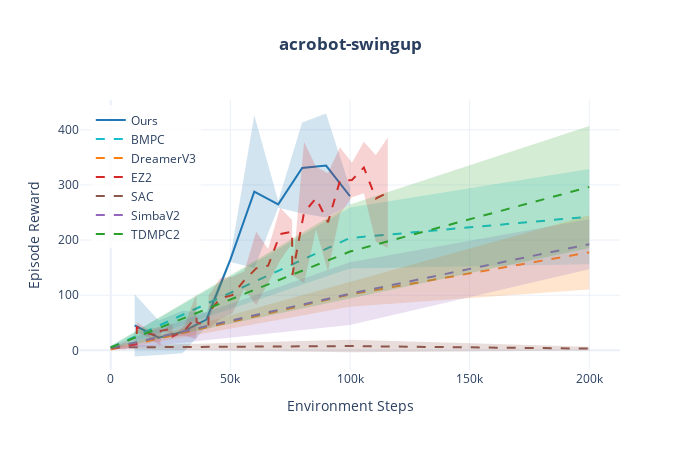
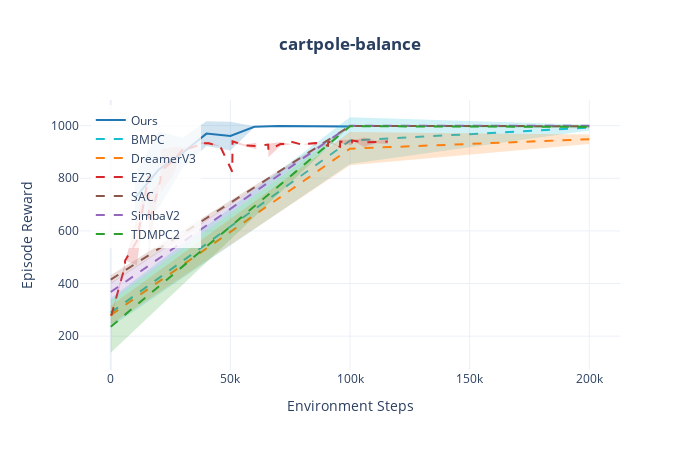
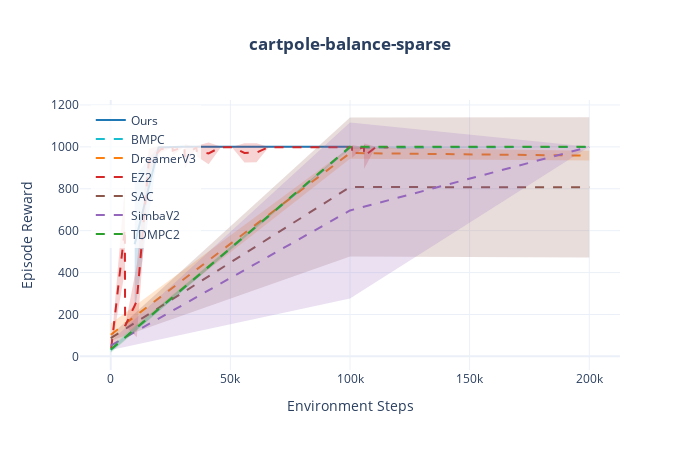
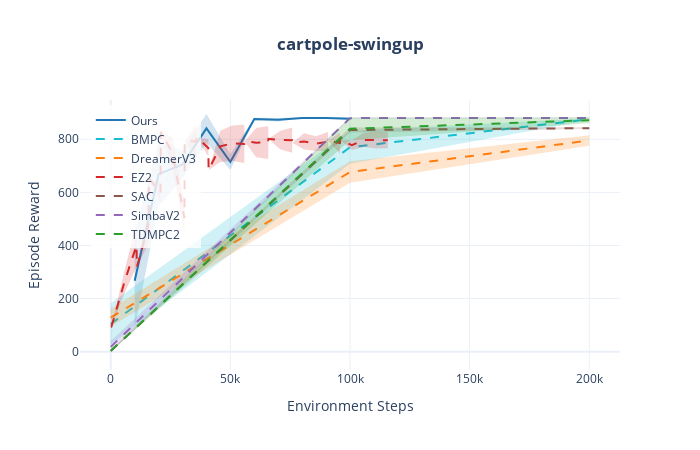

Source (notebook cell) for these figures, in order:
### Code cell
# Show first 4 plots
for task in list(figures.keys())[:4]:
    print(f"\n--- {task} ---")
    figures[task].show()

### Figure 1 — Plotly figure (JSON) as saved in the notebook; plotly's stock layout.template omitted (floating-point values rounded to 4 significant figures)
{"data": [{"fill": "toself", "fillcolor": "rgba(31,119,180,0.2)", "hoverinfo": "skip", "line": {"color": "rgba(0,0,0,0)"}, "showlegend": false, "type": "scatter", "x": [10000, 20000, 30000, 40000, 50000, 60000, 70000, 80000, 90000, 100000, 100000, 90000, 80000, 70000, 60000, 50000, 40000, 30000, 20000, 10000], "y": [101.8, 54.17, 71.96, 68.77, 169.1, 426.5, 270.8, 413.2, 429.6, 294.9, 264.1, 240.7, 248.2, 258.8, 149.3, 160.1, 42.56, -5.16, -8.449, -11.19]}, {"hovertemplate": "Ours<br>Step: %{x:,}<br>Reward: %{y:.1f}<extra></extra>", "line": {"color": "#1f77b4", "width": 2}, "mode": "lines", "name": "Ours", "type": "scatter", "x": [10000, 20000, 30000, 40000, 50000, 60000, 70000, 80000, 90000, 100000], "y": [45.29, 22.86, 33.4, 55.67, 164.6, 287.9, 264.8, 330.7, 335.1, 279.5]}, {"fill": "toself", "fillcolor": "rgba(23,190,207,0.2)", "hoverinfo": "skip", "line": {"color": "rgba(0,0,0,0)"}, "showlegend": false, "type": "scatter", "x": [0, 100000, 200000, 200000, 100000, 0], "y": [7.766, 259.0, 328.7, 156.0, 148.6, 1.497]}, {"hovertemplate": "BMPC<br>Step: %{x:,}<br>Reward: %{y:.1f}<extra></extra>", "line": {"color": "#17becf", "dash": "dash", "width": 2}, "mode": "lines", "name": "BMPC", "type": "scatter", "x": [0, 100000, 200000], "y": [4.631, 203.8, 242.3]}, {"fill": "toself", "fillcolor": "rgba(255,127,14,0.2)", "hoverinfo": "skip", "line": {"color": "rgba(0,0,0,0)"}, "showlegend": false, "type": "scatter", "x": [0, 100000, 200000, 200000, 100000, 0], "y": [3.317, 123.6, 245.0, 110.4, 78.92, -0.3836]}, {"hovertemplate": "DreamerV3<br>Step: %{x:,}<br>Reward: %{y:.1f}<extra></extra>", "line": {"color": "#ff7f0e", "dash": "dash", "width": 2}, "mode": "lines", "name": "DreamerV3", "type": "scatter", "x": [0, 100000, 200000], "y": [1.467, 101.3, 177.7]}, {"fill": "toself", "fillcolor": "rgba(214,39,40,0.2)", "hoverinfo": "skip", "line": {"color": "rgba(0,0,0,0)"}, "showlegend": false, "type": "scatter", "x": [200, 5900, 10800, 10900, 15800, 20800, 20900, 25800, 25900, 30800, 35800, 35900, 40800, 40900, 45800, 50800, 55800, 60800, 65800, 70800, 75800, 75900, 80800, 85800, 90800, 95800, 100800, 105800, 110800, 115800, 115800, 110800, 105800, 100800, 95800, 90800, 85800, 80800, 75900, 75800, 70800, 65800, 60800, 55800, 50800, 45800, 40900, 40800, 35900, 35800, 30800, 25900, 25800, 20900, 20800, 15800, 10900, 10800, 5900, 200], "y": [5.258, 14.21, 10.65, 51.14, 37.31, 43.27, 35.39, 48.69, 25.17, 45.42, 102.3, 50.86, 43.34, 99.37, 131.3, 133.3, 142.8, 215.0, 183.8, 258.6, 236.2, 136.6, 377.7, 332.9, 321.2, 368.3, 340.3, 378.5, 353.6, 386.1, 185.8, 197.1, 284.7, 277.5, 246.8, 143.4, 219.2, 122.0, 136.6, 194.2, 163.1, 123.4, 82.2, 111.0, 66.87, 57.24, 38.12, 43.34, 50.86, 20.42, 26.5, 25.17, 29.73, 35.39, 8.443, 23.29, 32.4, 10.65, 1.63, 2.835]}, {"hovertemplate": "EZ2<br>Step: %{x:,}<br>Reward: %{y:.1f}<extra></extra>", "line": {"color": "#d62728", "dash": "dash", "width": 2}, "mode": "lines", "name": "EZ2", "type": "scatter", "x": [200, 5900, 10800, 10900, 15800, 20800, 20900, 25800, 25900, 30800, 35800, 35900, 40800, 40900, 45800, 50800, 55800, 60800, 65800, 70800, 75800, 75900, 80800, 85800, 90800, 95800, 100800, 105800, 110800, 115800], "y": [4.046, 7.919, 10.65, 41.77, 30.3, 25.86, 35.39, 39.21, 25.17, 35.96, 61.38, 50.86, 43.34, 68.74, 94.29, 100.1, 126.9, 148.6, 153.6, 210.8, 215.2, 136.6, 249.9, 276.1, 232.3, 307.6, 308.9, 331.6, 275.4, 285.9]}, {"fill": "toself", "fillcolor": "rgba(140,86,75,0.2)", "hoverinfo": "skip", "line": {"color": "rgba(0,0,0,0)"}, "showlegend": false, "type": "scatter", "x": [0, 100000, 200000, 200000, 100000, 0], "y": [8.063, 18.97, 6.495, -0.2287, -3.565, 2.603]}, {"hovertemplate": "SAC<br>Step: %{x:,}<br>Reward: %{y:.1f}<extra></extra>", "line": {"color": "#8c564b", "dash": "dash", "width": 2}, "mode": "lines", "name": "SAC", "type": "scatter", "x": [0, 100000, 200000], "y": [5.333, 7.7, 3.133]}, {"fill": "toself", "fillcolor": "rgba(148,103,189,0.2)", "hoverinfo": "skip", "line": {"color": "rgba(0,0,0,0)"}, "showlegend": false, "type": "scatter", "x": [0, 100000, 200000, 200000, 100000, 0], "y": [8.951, 159.6, 237.8, 147.3, 45.82, 0.0002266]}, {"hovertemplate": "SimbaV2<br>Step: %{x:,}<br>Reward: %{y:.1f}<extra></extra>", "line": {"color": "#9467bd", "dash": "dash", "width": 2}, "mode": "lines", "name": "SimbaV2", "type": "scatter", "x": [0, 100000, 200000], "y": [4.476, 102.7, 192.5]}, {"fill": "toself", "fillcolor": "rgba(44,160,44,0.2)", "hoverinfo": "skip", "line": {"color": "rgba(0,0,0,0)"}, "showlegend": false, "type": "scatter", "x": [0, 100000, 200000, 200000, 100000, 0], "y": [7.823, 264.4, 406.9, 185.7, 93.87, 2.577]}, {"hovertemplate": "TDMPC2<br>Step: %{x:,}<br>Reward: %{y:.1f}<extra></extra>", "line": {"color": "#2ca02c", "dash": "dash", "width": 2}, "mode": "lines", "name": "TDMPC2", "type": "scatter", "x": [0, 100000, 200000], "y": [5.2, 179.1, 296.3]}], "layout": {"height": 450, "hovermode": "x unified", "legend": {"bgcolor": "rgba(255,255,255,0.8)", "x": 0.02, "y": 0.98}, "title": {"text": "<b>acrobot-swingup</b>", "x": 0.5}, "width": 700, "xaxis": {"title": {"text": "Environment Steps"}}, "yaxis": {"title": {"text": "Episode Reward"}}}}

### Figure 2 — Plotly figure (JSON) as saved in the notebook; plotly's stock layout.template omitted (floating-point values rounded to 4 significant figures)
{"data": [{"fill": "toself", "fillcolor": "rgba(31,119,180,0.2)", "hoverinfo": "skip", "line": {"color": "rgba(0,0,0,0)"}, "showlegend": false, "type": "scatter", "x": [10000, 20000, 30000, 40000, 50000, 60000, 70000, 80000, 90000, 100000, 100000, 90000, 80000, 70000, 60000, 50000, 40000, 30000, 20000, 10000], "y": [813.1, 978.7, 953.8, 1017.0, 1015.0, 998.0, 999.2, 1000.0, 998.8, 1001.0, 993.2, 993.8, 994.0, 997.8, 993.9, 905.9, 922.9, 838.7, 685.8, 634.3]}, {"hovertemplate": "Ours<br>Step: %{x:,}<br>Reward: %{y:.1f}<extra></extra>", "line": {"color": "#1f77b4", "width": 2}, "mode": "lines", "name": "Ours", "type": "scatter", "x": [10000, 20000, 30000, 40000, 50000, 60000, 70000, 80000, 90000, 100000], "y": [723.7, 832.3, 896.2, 969.8, 960.6, 996.0, 998.5, 997.1, 996.3, 997.0]}, {"fill": "toself", "fillcolor": "rgba(23,190,207,0.2)", "hoverinfo": "skip", "line": {"color": "rgba(0,0,0,0)"}, "showlegend": false, "type": "scatter", "x": [0, 100000, 200000, 200000, 100000, 0], "y": [344.1, 1032.0, 1004.0, 981.4, 854.5, 234.8]}, {"hovertemplate": "BMPC<br>Step: %{x:,}<br>Reward: %{y:.1f}<extra></extra>", "line": {"color": "#17becf", "dash": "dash", "width": 2}, "mode": "lines", "name": "BMPC", "type": "scatter", "x": [0, 100000, 200000], "y": [289.5, 943.2, 992.5]}, {"fill": "toself", "fillcolor": "rgba(255,127,14,0.2)", "hoverinfo": "skip", "line": {"color": "rgba(0,0,0,0)"}, "showlegend": false, "type": "scatter", "x": [0, 100000, 200000, 200000, 100000, 0], "y": [315.9, 975.8, 966.4, 930.6, 849.4, 244.4]}, {"hovertemplate": "DreamerV3<br>Step: %{x:,}<br>Reward: %{y:.1f}<extra></extra>", "line": {"color": "#ff7f0e", "dash": "dash", "width": 2}, "mode": "lines", "name": "DreamerV3", "type": "scatter", "x": [0, 100000, 200000], "y": [280.1, 912.6, 948.5]}, {"fill": "toself", "fillcolor": "rgba(214,39,40,0.2)", "hoverinfo": "skip", "line": {"color": "rgba(0,0,0,0)"}, "showlegend": false, "type": "scatter", "x": [200, 5900, 6000, 10900, 15800, 15900, 20800, 20900, 25900, 30800, 30900, 35800, 35900, 40900, 45800, 45900, 50800, 50900, 55900, 60800, 60900, 65800, 65900, 70900, 75800, 75900, 80800, 80900, 85800, 85900, 90800, 90900, 95800, 95900, 100800, 100900, 105800, 110800, 115800, 115800, 110800, 105800, 100900, 100800, 95900, 95800, 90900, 90800, 85900, 85800, 80900, 80800, 75900, 75800, 70900, 65900, 65800, 60900, 60800, 55900, 50900, 50800, 45900, 45800, 40900, 35900, 35800, 30900, 30800, 25900, 20900, 20800, 15900, 15800, 10900, 6000, 5900, 200], "y": [281.1, 475.7, 487.7, 652.6, 808.5, 738.3, 793.6, 909.5, 918.7, 916.9, 917.1, 922.8, 934.0, 939.0, 921.7, 921.6, 824.7, 946.6, 928.7, 935.3, 922.4, 928.1, 931.6, 938.2, 929.5, 937.8, 925.8, 930.5, 939.3, 934.1, 923.7, 944.5, 919.9, 946.0, 945.9, 943.9, 954.8, 942.9, 948.3, 930.7, 933.3, 918.4, 943.9, 925.9, 933.3, 919.9, 936.3, 923.7, 934.1, 923.3, 928.7, 925.8, 937.5, 929.5, 922.4, 880.2, 928.1, 922.4, 910.7, 922.0, 934.4, 824.7, 916.0, 921.7, 927.4, 932.9, 922.8, 901.0, 916.9, 810.0, 744.2, 793.6, 516.0, 808.5, 469.2, 487.7, 454.2, 273.6]}, {"hovertemplate": "EZ2<br>Step: %{x:,}<br>Reward: %{y:.1f}<extra></extra>", "line": {"color": "#d62728", "dash": "dash", "width": 2}, "mode": "lines", "name": "EZ2", "type": "scatter", "x": [200, 5900, 6000, 10900, 15800, 15900, 20800, 20900, 25900, 30800, 30900, 35800, 35900, 40900, 45800, 45900, 50800, 50900, 55900, 60800, 60900, 65800, 65900, 70900, 75800, 75900, 80800, 80900, 85800, 85900, 90800, 90900, 95800, 95900, 100800, 100900, 105800, 110800, 115800], "y": [277.4, 464.9, 487.7, 560.9, 808.5, 627.2, 793.6, 826.8, 864.4, 916.9, 909.0, 922.8, 933.4, 933.2, 921.7, 918.8, 824.7, 940.5, 925.4, 923.0, 922.4, 928.1, 905.9, 930.3, 929.5, 937.6, 925.8, 929.6, 931.3, 934.1, 923.7, 940.4, 919.9, 939.6, 935.9, 943.9, 936.6, 938.1, 939.5]}, {"fill": "toself", "fillcolor": "rgba(140,86,75,0.2)", "hoverinfo": "skip", "line": {"color": "rgba(0,0,0,0)"}, "showlegend": false, "type": "scatter", "x": [0, 100000, 200000, 200000, 100000, 0], "y": [431.3, 999.3, 999.2, 996.8, 998.1, 398.5]}, {"hovertemplate": "SAC<br>Step: %{x:,}<br>Reward: %{y:.1f}<extra></extra>", "line": {"color": "#8c564b", "dash": "dash", "width": 2}, "mode": "lines", "name": "SAC", "type": "scatter", "x": [0, 100000, 200000], "y": [414.9, 998.7, 998.0]}, {"fill": "toself", "fillcolor": "rgba(148,103,189,0.2)", "hoverinfo": "skip", "line": {"color": "rgba(0,0,0,0)"}, "showlegend": false, "type": "scatter", "x": [0, 100000, 200000, 200000, 100000, 0], "y": [401.9, 999.9, 999.8, 999.6, 999.8, 333.8]}, {"hovertemplate": "SimbaV2<br>Step: %{x:,}<br>Reward: %{y:.1f}<extra></extra>", "line": {"color": "#9467bd", "dash": "dash", "width": 2}, "mode": "lines", "name": "SimbaV2", "type": "scatter", "x": [0, 100000, 200000], "y": [367.8, 999.8, 999.7]}, {"fill": "toself", "fillcolor": "rgba(44,160,44,0.2)", "hoverinfo": "skip", "line": {"color": "rgba(0,0,0,0)"}, "showlegend": false, "type": "scatter", "x": [0, 100000, 200000, 200000, 100000, 0], "y": [335.0, 998.5, 1001.0, 990.2, 997.1, 137.0]}, {"hovertemplate": "TDMPC2<br>Step: %{x:,}<br>Reward: %{y:.1f}<extra></extra>", "line": {"color": "#2ca02c", "dash": "dash", "width": 2}, "mode": "lines", "name": "TDMPC2", "type": "scatter", "x": [0, 100000, 200000], "y": [236.0, 997.8, 995.6]}], "layout": {"height": 450, "hovermode": "x unified", "legend": {"bgcolor": "rgba(255,255,255,0.8)", "x": 0.02, "y": 0.98}, "title": {"text": "<b>cartpole-balance</b>", "x": 0.5}, "width": 700, "xaxis": {"title": {"text": "Environment Steps"}}, "yaxis": {"title": {"text": "Episode Reward"}}}}

### Figure 3 — Plotly figure (JSON) as saved in the notebook; plotly's stock layout.template omitted (floating-point values rounded to 4 significant figures)
{"data": [{"fill": "toself", "fillcolor": "rgba(31,119,180,0.2)", "hoverinfo": "skip", "line": {"color": "rgba(0,0,0,0)"}, "showlegend": false, "type": "scatter", "x": [10000, 20000, 30000, 40000, 50000, 60000, 70000, 80000, 90000, 100000, 100000, 90000, 80000, 70000, 60000, 50000, 40000, 30000, 20000, 10000], "y": [860.0, 1002.0, 1000.0, 1000.0, 1000.0, 1000.0, 1000.0, 1000.0, 1000.0, 1000.0, 1000.0, 1000.0, 1000.0, 1000.0, 1000.0, 1000.0, 1000.0, 1000.0, 992.4, 209.6]}, {"hovertemplate": "Ours<br>Step: %{x:,}<br>Reward: %{y:.1f}<extra></extra>", "line": {"color": "#1f77b4", "width": 2}, "mode": "lines", "name": "Ours", "type": "scatter", "x": [10000, 20000, 30000, 40000, 50000, 60000, 70000, 80000, 90000, 100000], "y": [534.8, 997.2, 1000.0, 1000.0, 1000.0, 1000.0, 1000.0, 1000.0, 1000.0, 1000.0]}, {"fill": "toself", "fillcolor": "rgba(23,190,207,0.2)", "hoverinfo": "skip", "line": {"color": "rgba(0,0,0,0)"}, "showlegend": false, "type": "scatter", "x": [0, 100000, 200000, 200000, 100000, 0], "y": [41.22, 1003.0, 1000.0, 1000.0, 989.7, 22.62]}, {"hovertemplate": "BMPC<br>Step: %{x:,}<br>Reward: %{y:.1f}<extra></extra>", "line": {"color": "#17becf", "dash": "dash", "width": 2}, "mode": "lines", "name": "BMPC", "type": "scatter", "x": [0, 100000, 200000], "y": [31.92, 996.5, 1000.0]}, {"fill": "toself", "fillcolor": "rgba(255,127,14,0.2)", "hoverinfo": "skip", "line": {"color": "rgba(0,0,0,0)"}, "showlegend": false, "type": "scatter", "x": [0, 100000, 200000, 200000, 100000, 0], "y": [157.2, 998.2, 980.9, 935.3, 942.9, 49.76]}, {"hovertemplate": "DreamerV3<br>Step: %{x:,}<br>Reward: %{y:.1f}<extra></extra>", "line": {"color": "#ff7f0e", "dash": "dash", "width": 2}, "mode": "lines", "name": "DreamerV3", "type": "scatter", "x": [0, 100000, 200000], "y": [103.5, 970.6, 958.1]}, {"fill": "toself", "fillcolor": "rgba(214,39,40,0.2)", "hoverinfo": "skip", "line": {"color": "rgba(0,0,0,0)"}, "showlegend": false, "type": "scatter", "x": [200, 5900, 6000, 10900, 15900, 20900, 25800, 25900, 30800, 30900, 35800, 35900, 40900, 45900, 50900, 55900, 60900, 65900, 70900, 75900, 80900, 85900, 86000, 90900, 95900, 100800, 100900, 105800, 105900, 110800, 110900, 115800, 115900, 115900, 115800, 110900, 110800, 105900, 105800, 100900, 100800, 95900, 90900, 86000, 85900, 80900, 75900, 70900, 65900, 60900, 55900, 50900, 45900, 40900, 35900, 35800, 30900, 30800, 25900, 25800, 20900, 15900, 10900, 6000, 5900, 200], "y": [47.27, 813.2, 144.8, 437.6, 990.5, 1006.0, 998.2, 1004.0, 1000.0, 1014.0, 998.3, 1006.0, 1021.0, 1001.0, 1000.0, 1017.0, 1018.0, 1001.0, 1000.0, 1000.0, 1000.0, 1000.0, 1000.0, 1000.0, 1001.0, 998.5, 1009.0, 999.4, 1016.0, 1000.0, 1000.0, 999.0, 999.8, 999.8, 997.0, 999.6, 1000.0, 896.1, 999.4, 948.3, 998.5, 995.8, 998.8, 1000.0, 998.9, 998.4, 997.2, 997.0, 996.8, 926.5, 924.9, 995.2, 995.4, 917.3, 955.1, 998.3, 894.3, 1000.0, 960.2, 998.2, 972.1, 866.5, 90.86, 144.8, 405.0, 32.26]}, {"hovertemplate": "EZ2<br>Step: %{x:,}<br>Reward: %{y:.1f}<extra></extra>", "line": {"color": "#d62728", "dash": "dash", "width": 2}, "mode": "lines", "name": "EZ2", "type": "scatter", "x": [200, 5900, 6000, 10900, 15900, 20900, 25800, 25900, 30800, 30900, 35800, 35900, 40900, 45900, 50900, 55900, 60900, 65900, 70900, 75900, 80900, 85900, 86000, 90900, 95900, 100800, 100900, 105800, 105900, 110800, 110900, 115800, 115900], "y": [39.77, 609.1, 144.8, 264.2, 928.5, 988.9, 998.2, 982.0, 1000.0, 954.1, 998.3, 980.5, 969.0, 998.3, 997.8, 971.0, 972.1, 998.8, 998.5, 998.7, 999.4, 999.5, 1000.0, 999.5, 998.5, 998.5, 978.6, 999.4, 956.0, 1000.0, 999.9, 998.0, 999.8]}, {"fill": "toself", "fillcolor": "rgba(140,86,75,0.2)", "hoverinfo": "skip", "line": {"color": "rgba(0,0,0,0)"}, "showlegend": false, "type": "scatter", "x": [0, 100000, 200000, 200000, 100000, 0], "y": [100.5, 1140.0, 1141.0, 472.3, 476.2, 73.96]}, {"hovertemplate": "SAC<br>Step: %{x:,}<br>Reward: %{y:.1f}<extra></extra>", "line": {"color": "#8c564b", "dash": "dash", "width": 2}, "mode": "lines", "name": "SAC", "type": "scatter", "x": [0, 100000, 200000], "y": [87.23, 808.3, 806.9]}, {"fill": "toself", "fillcolor": "rgba(148,103,189,0.2)", "hoverinfo": "skip", "line": {"color": "rgba(0,0,0,0)"}, "showlegend": false, "type": "scatter", "x": [0, 100000, 200000, 200000, 100000, 0], "y": [72.43, 1116.0, 1000.0, 1000.0, 276.5, 30.41]}, {"hovertemplate": "SimbaV2<br>Step: %{x:,}<br>Reward: %{y:.1f}<extra></extra>", "line": {"color": "#9467bd", "dash": "dash", "width": 2}, "mode": "lines", "name": "SimbaV2", "type": "scatter", "x": [0, 100000, 200000], "y": [51.42, 696.4, 1000.0]}, {"fill": "toself", "fillcolor": "rgba(44,160,44,0.2)", "hoverinfo": "skip", "line": {"color": "rgba(0,0,0,0)"}, "showlegend": false, "type": "scatter", "x": [0, 100000, 200000, 200000, 100000, 0], "y": [47.68, 1000.0, 1000.0, 1000.0, 1000.0, 17.26]}, {"hovertemplate": "TDMPC2<br>Step: %{x:,}<br>Reward: %{y:.1f}<extra></extra>", "line": {"color": "#2ca02c", "dash": "dash", "width": 2}, "mode": "lines", "name": "TDMPC2", "type": "scatter", "x": [0, 100000, 200000], "y": [32.47, 1000.0, 1000.0]}], "layout": {"height": 450, "hovermode": "x unified", "legend": {"bgcolor": "rgba(255,255,255,0.8)", "x": 0.02, "y": 0.98}, "title": {"text": "<b>cartpole-balance-sparse</b>", "x": 0.5}, "width": 700, "xaxis": {"title": {"text": "Environment Steps"}}, "yaxis": {"title": {"text": "Episode Reward"}}}}

### Figure 4 — Plotly figure (JSON) as saved in the notebook; plotly's stock layout.template omitted (floating-point values rounded to 4 significant figures)
{"data": [{"fill": "toself", "fillcolor": "rgba(31,119,180,0.2)", "hoverinfo": "skip", "line": {"color": "rgba(0,0,0,0)"}, "showlegend": false, "type": "scatter", "x": [10000, 20000, 30000, 40000, 50000, 60000, 70000, 80000, 90000, 100000, 100000, 90000, 80000, 70000, 60000, 50000, 40000, 30000, 20000, 10000], "y": [446.5, 788.6, 758.5, 895.2, 744.1, 881.5, 880.0, 881.1, 883.5, 881.6, 872.5, 876.9, 879.5, 866.8, 870.4, 685.1, 787.2, 652.2, 548.6, 88.22]}, {"hovertemplate": "Ours<br>Step: %{x:,}<br>Reward: %{y:.1f}<extra></extra>", "line": {"color": "#1f77b4", "width": 2}, "mode": "lines", "name": "Ours", "type": "scatter", "x": [10000, 20000, 30000, 40000, 50000, 60000, 70000, 80000, 90000, 100000], "y": [267.4, 668.6, 705.4, 841.2, 714.6, 876.0, 873.4, 880.3, 880.2, 877.1]}, {"fill": "toself", "fillcolor": "rgba(23,190,207,0.2)", "hoverinfo": "skip", "line": {"color": "rgba(0,0,0,0)"}, "showlegend": false, "type": "scatter", "x": [0, 100000, 200000, 200000, 100000, 0], "y": [182.5, 832.3, 878.8, 872.1, 707.9, 26.27]}, {"hovertemplate": "BMPC<br>Step: %{x:,}<br>Reward: %{y:.1f}<extra></extra>", "line": {"color": "#17becf", "dash": "dash", "width": 2}, "mode": "lines", "name": "BMPC", "type": "scatter", "x": [0, 100000, 200000], "y": [104.4, 770.1, 875.5]}, {"fill": "toself", "fillcolor": "rgba(255,127,14,0.2)", "hoverinfo": "skip", "line": {"color": "rgba(0,0,0,0)"}, "showlegend": false, "type": "scatter", "x": [0, 100000, 200000, 200000, 100000, 0], "y": [161.6, 717.5, 815.1, 776.1, 636.0, 95.29]}, {"hovertemplate": "DreamerV3<br>Step: %{x:,}<br>Reward: %{y:.1f}<extra></extra>", "line": {"color": "#ff7f0e", "dash": "dash", "width": 2}, "mode": "lines", "name": "DreamerV3", "type": "scatter", "x": [0, 100000, 200000], "y": [128.4, 676.7, 795.6]}, {"fill": "toself", "fillcolor": "rgba(214,39,40,0.2)", "hoverinfo": "skip", "line": {"color": "rgba(0,0,0,0)"}, "showlegend": false, "type": "scatter", "x": [200, 300, 5900, 10800, 10900, 15800, 15900, 20800, 20900, 25800, 30800, 30900, 35800, 35900, 40800, 40900, 45800, 50800, 55800, 55900, 60800, 65800, 65900, 70800, 75800, 75900, 80800, 85800, 90800, 90900, 95800, 95900, 100800, 105800, 110800, 115800, 115800, 110800, 105800, 100800, 95900, 95800, 90900, 90800, 85800, 80800, 75900, 75800, 70800, 65900, 65800, 60800, 55900, 55800, 50800, 45800, 40900, 40800, 35900, 35800, 30900, 30800, 25800, 20900, 20800, 15900, 15800, 10900, 10800, 5900, 300, 200], "y": [112.8, 95.06, 311.0, 482.2, 318.7, 545.2, 652.7, 638.3, 827.9, 807.9, 561.0, 792.6, 853.6, 807.7, 800.3, 684.4, 832.1, 852.2, 854.5, 792.7, 842.6, 850.3, 801.8, 831.5, 844.2, 786.8, 822.8, 811.0, 827.4, 795.7, 825.8, 797.2, 796.9, 825.1, 828.3, 826.1, 766.2, 765.1, 770.6, 759.3, 797.2, 746.2, 795.7, 755.8, 756.0, 761.2, 786.8, 749.4, 762.3, 801.8, 725.9, 732.2, 792.7, 710.8, 717.9, 714.3, 684.4, 734.9, 807.7, 730.7, 792.6, 445.7, 689.9, 827.9, 560.0, 652.7, 406.0, 318.7, 320.2, 224.2, 95.06, 78.47]}, {"hovertemplate": "EZ2<br>Step: %{x:,}<br>Reward: %{y:.1f}<extra></extra>", "line": {"color": "#d62728", "dash": "dash", "width": 2}, "mode": "lines", "name": "EZ2", "type": "scatter", "x": [200, 300, 5900, 10800, 10900, 15800, 15900, 20800, 20900, 25800, 30800, 30900, 35800, 35900, 40800, 40900, 45800, 50800, 55800, 55900, 60800, 65800, 65900, 70800, 75800, 75900, 80800, 85800, 90800, 90900, 95800, 95900, 100800, 105800, 110800, 115800], "y": [95.64, 95.06, 267.6, 401.2, 318.7, 475.6, 652.7, 599.1, 827.9, 748.9, 503.3, 792.6, 792.1, 807.7, 767.6, 684.4, 773.2, 785.0, 782.6, 792.7, 787.4, 788.1, 801.8, 796.9, 796.8, 786.8, 792.0, 783.5, 791.6, 795.7, 786.0, 797.2, 778.1, 797.8, 796.7, 796.2]}, {"fill": "toself", "fillcolor": "rgba(140,86,75,0.2)", "hoverinfo": "skip", "line": {"color": "rgba(0,0,0,0)"}, "showlegend": false, "type": "scatter", "x": [0, 100000, 200000, 200000, 100000, 0], "y": [5.835, 844.5, 845.4, 838.6, 825.4, 0.8982]}, {"hovertemplate": "SAC<br>Step: %{x:,}<br>Reward: %{y:.1f}<extra></extra>", "line": {"color": "#8c564b", "dash": "dash", "width": 2}, "mode": "lines", "name": "SAC", "type": "scatter", "x": [0, 100000, 200000], "y": [3.367, 835.0, 842.0]}, {"fill": "toself", "fillcolor": "rgba(148,103,189,0.2)", "hoverinfo": "skip", "line": {"color": "rgba(0,0,0,0)"}, "showlegend": false, "type": "scatter", "x": [0, 100000, 200000, 200000, 100000, 0], "y": [40.35, 882.4, 881.3, 879.5, 876.9, -3.951]}, {"hovertemplate": "SimbaV2<br>Step: %{x:,}<br>Reward: %{y:.1f}<extra></extra>", "line": {"color": "#9467bd", "dash": "dash", "width": 2}, "mode": "lines", "name": "SimbaV2", "type": "scatter", "x": [0, 100000, 200000], "y": [18.2, 879.7, 880.4]}, {"fill": "toself", "fillcolor": "rgba(44,160,44,0.2)", "hoverinfo": "skip", "line": {"color": "rgba(0,0,0,0)"}, "showlegend": false, "type": "scatter", "x": [0, 100000, 200000, 200000, 100000, 0], "y": [4.545, 882.5, 883.0, 860.8, 796.3, 0.9881]}, {"hovertemplate": "TDMPC2<br>Step: %{x:,}<br>Reward: %{y:.1f}<extra></extra>", "line": {"color": "#2ca02c", "dash": "dash", "width": 2}, "mode": "lines", "name": "TDMPC2", "type": "scatter", "x": [0, 100000, 200000], "y": [2.767, 839.4, 871.9]}], "layout": {"height": 450, "hovermode": "x unified", "legend": {"bgcolor": "rgba(255,255,255,0.8)", "x": 0.02, "y": 0.98}, "title": {"text": "<b>cartpole-swingup</b>", "x": 0.5}, "width": 700, "xaxis": {"title": {"text": "Environment Steps"}}, "yaxis": {"title": {"text": "Episode Reward"}}}}
